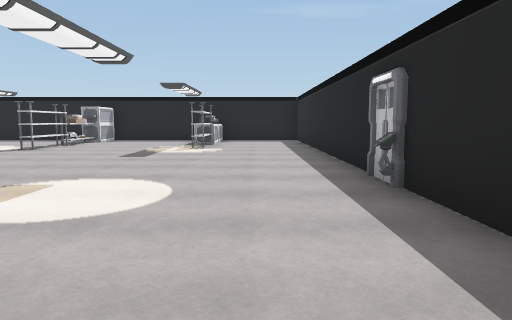
view 1 (above)

15 first-person views from a walk through a 3-D level made in the Unity game engine. The camera is 1.3 m above the floor, tilts 6° down and sees 70° across. Doors are open. The floor is counted in squares, 2 m on a side. Each view is taken from the middle of a square. On the plan, view 1 faces up. The plan holds only what a view shows up to about 11 squares ahead; the rest is blank. The player is left out.

view 2
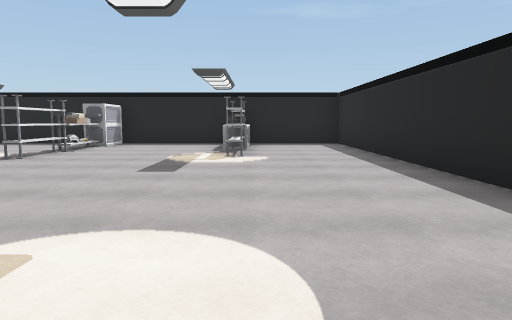

view 3
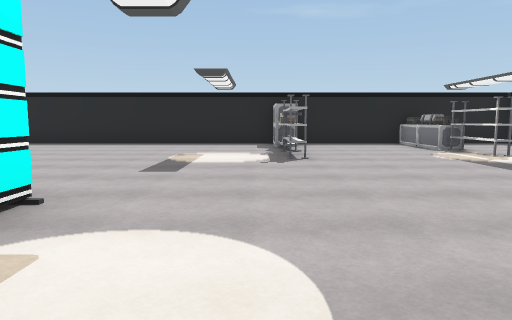

view 4
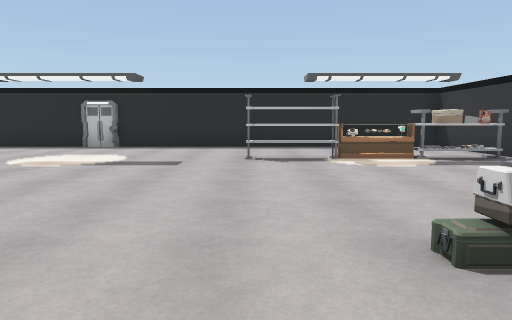

view 5
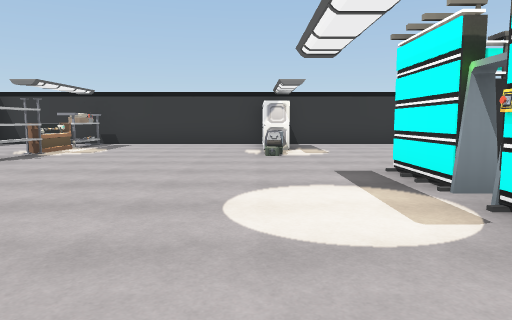

view 6
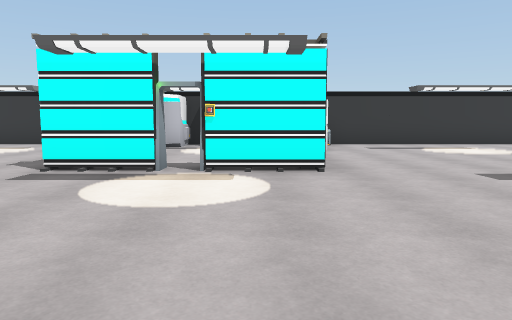

view 7
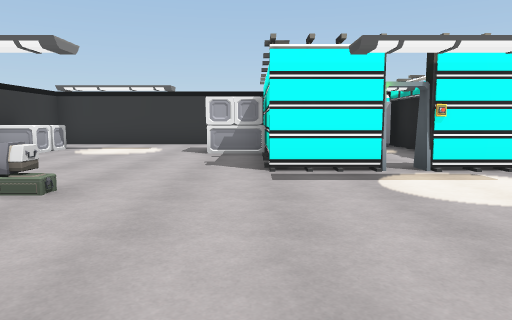

view 8
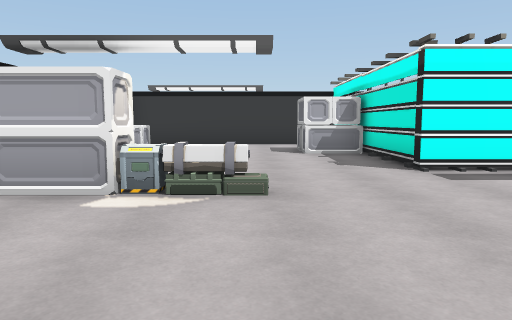

view 9
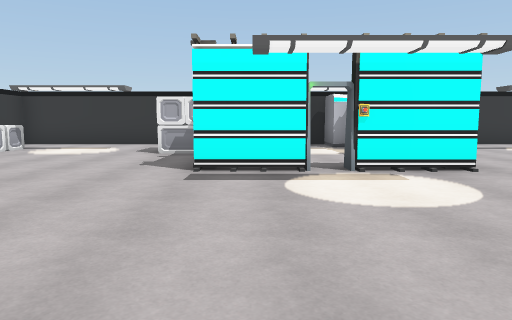

view 10
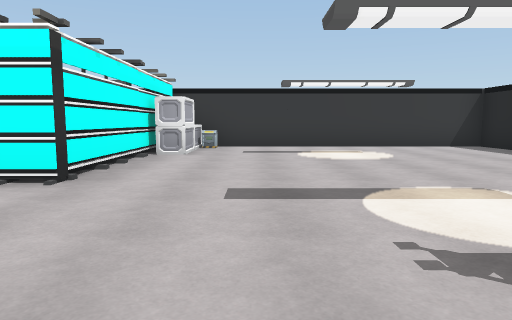

view 11
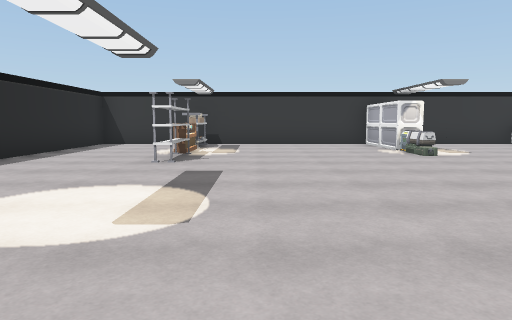

view 12
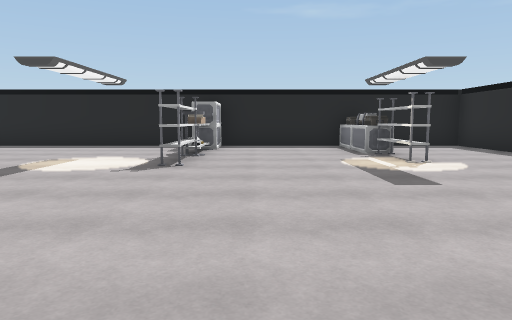

view 13
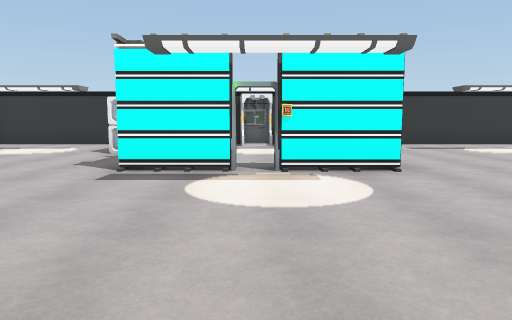

view 14
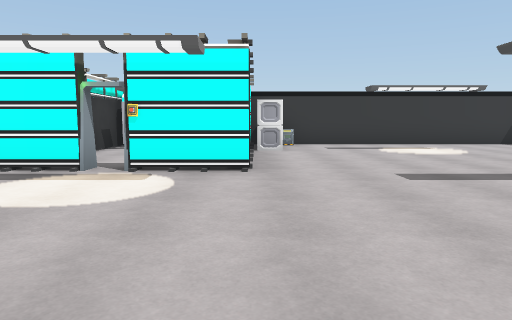

view 15
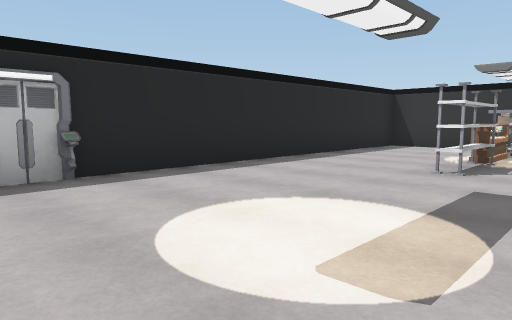

### Floor plan
Points are (right, up) in squares from view 1. A wall is a line through its corners. A room is listed if a view was taken in it or the views show most of it. See-through windows are left out.
Room 1 (views 1, 2, 3, 4, 5, 6, 7, 8, 9, 10, 11, 12, 13, 14, 15)
walls: (-11.5, 4.8) (-10.4, 4.8); (-4.9, 10.1) (-5.5, 10.1); (-12.3, 4) (-13.5, 4) (-13.5, 2.1) (-12.3, 2.1); (-5.2, 11.2) (-5.1, 10.5); (-5, 11.5) (-5.1, 10); (-13.5, 1.2) (-13.5, -4.7) (0.5, -4.7); (-1.6, -3.5) (-1.6, -2.9) (-1.1, -2.9); (0.5, 12.9) (-13.5, 12.9) (-13.5, 4.8); (1.4, -4.5) (1.4, 12.5)
ways out: gap at (-5, 10)
objects: shelf (-13, 1); other object (-13, 3); crate (-13, 5); other object (-13, 6); other object (-12, 1); crate (-12, 5); crate (-11, -4); crate (-11, 0); crate (-11, 1); crate (-10, 1); shelf (-10, 5) to (-9, 5); shelf (-9, 1); shelf (-8, 1) to (-8, 2); shelf (-8, 4) to (-8, 5); crate (-7, -3) to (-6, -3); other object (-7, -2); crate (-6, -4); crate (-6, -2); shelf (-5, 9); crate (-5, 12); other object (-2, -2) to (-1, -2); shelf (-2, -1) to (-2, 0); shelf (-2, 9) to (-1, 10); crate (-2, 11); crate (-2, 12) to (-1, 12); pillar (1, 13) to (2, 13)

Positions as (right, up) in squares from view 1, and headings:
1: (0, 0), facing up
2: (-1, 2), facing up
3: (-6, 2), facing up
4: (-8, 0), facing right
5: (-6, 6), facing down
6: (-3, 4), facing left
7: (-3, 1), facing left
8: (-3, -1), facing left
9: (-3, 2), facing left
10: (-4, 7), facing left
11: (-3, 6), facing down
12: (-4, 3), facing up
13: (-3, 3), facing left
14: (-3, 5), facing left
15: (-3, 5), facing down-right
